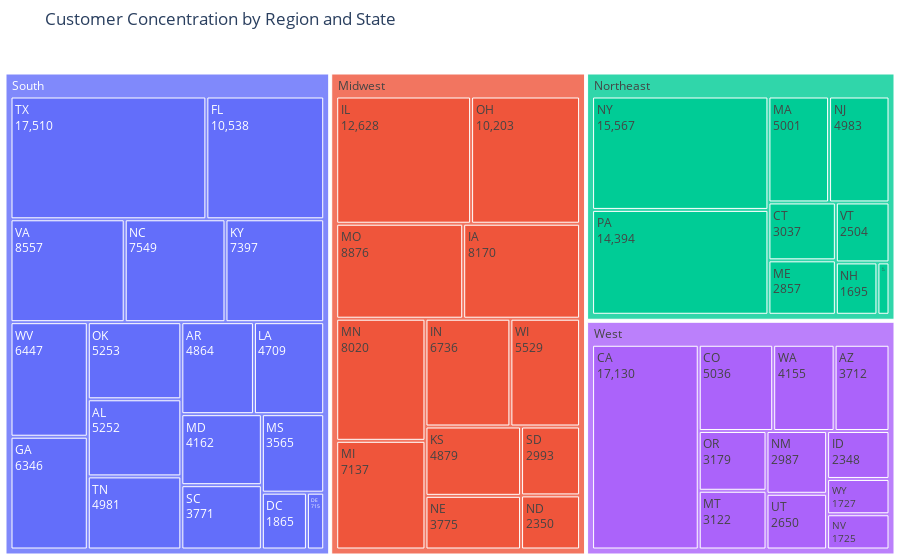

Here is the notebook cell this chart was saved with:
### Markdown cell above
##### Customer Concentration by Region and State

### Code cell
# Group the data by region and state and count the number of customers
customer_count = df.groupby(['Region', 'State'])['Cust Id'].count().reset_index()

# Create a treemap
fig = px.treemap(customer_count, path=['Region', 'State'], values='Cust Id', 
                 title='Customer Concentration by Region and State')

# Customize the appearance of the treemap
fig.update_traces(textinfo='label+value')
fig.update_layout(margin=dict(t=50, l=0, r=0, b=0))

# Display the treemap
fig.show()

### Figure 1 — Plotly figure (JSON) as saved in the notebook; plotly's stock layout.template omitted (floating-point values rounded to 4 significant figures)
{"data": [{"branchvalues": "total", "domain": {"x": [0, 1], "y": [0, 1]}, "hovertemplate": "labels=%{label}<br>Cust Id=%{value}<br>parent=%{parent}<br>id=%{id}<extra></extra>", "ids": ["South/AL", "South/AR", "West/AZ", "West/CA", "West/CO", "Northeast/CT", "South/DC", "South/DE", "South/FL", "South/GA", "Midwest/IA", "West/ID", "Midwest/IL", "Midwest/IN", "Midwest/KS", "South/KY", "South/LA", "Northeast/MA", "South/MD", "Northeast/ME", "Midwest/MI", "Midwest/MN", "Midwest/MO", "South/MS", "West/MT", "South/NC", "Midwest/ND", "Midwest/NE", "Northeast/NH", "Northeast/NJ", "West/NM", "West/NV", "Northeast/NY", "Midwest/OH", "South/OK", "West/OR", "Northeast/PA", "Northeast/RI", "South/SC", "Midwest/SD", "South/TN", "South/TX", "West/UT", "South/VA", "Northeast/VT", "West/WA", "Midwest/WI", "South/WV", "West/WY", "Midwest", "Northeast", "South", "West"], "labels": ["AL", "AR", "AZ", "CA", "CO", "CT", "DC", "DE", "FL", "GA", "IA", "ID", "IL", "IN", "KS", "KY", "LA", "MA", "MD", "ME", "MI", "MN", "MO", "MS", "MT", "NC", "ND", "NE", "NH", "NJ", "NM", "NV", "NY", "OH", "OK", "OR", "PA", "RI", "SC", "SD", "TN", "TX", "UT", "VA", "VT", "WA", "WI", "WV", "WY", "Midwest", "Northeast", "South", "West"], "name": "", "parents": ["South", "South", "West", "West", "West", "Northeast", "South", "South", "South", "South", "Midwest", "West", "Midwest", "Midwest", "Midwest", "South", "South", "Northeast", "South", "Northeast", "Midwest", "Midwest", "Midwest", "South", "West", "South", "Midwest", "Midwest", "Northeast", "Northeast", "West", "West", "Northeast", "Midwest", "South", "West", "Northeast", "Northeast", "South", "Midwest", "South", "South", "West", "South", "Northeast", "West", "Midwest", "South", "West", "", "", "", ""], "textinfo": "label+value", "type": "treemap", "values": [5252, 4864, 3712, 17130, 5036, 3037, 1865, 715, 10538, 6346, 8170, 2348, 12628, 6736, 4879, 7397, 4709, 5001, 4162, 2857, 7137, 8020, 8876, 3565, 3122, 7549, 2350, 3775, 1695, 4983, 2987, 1725, 15567, 10203, 5253, 3179, 14394, 492, 3771, 2993, 4981, 17510, 2650, 8557, 2504, 4155, 5529, 6447, 1727, 81296, 50530, 103481, 47771]}], "layout": {"autosize": true, "legend": {"tracegroupgap": 0}, "margin": {"b": 0, "l": 0, "r": 0, "t": 50}, "title": {"text": "Customer Concentration by Region and State"}}}
